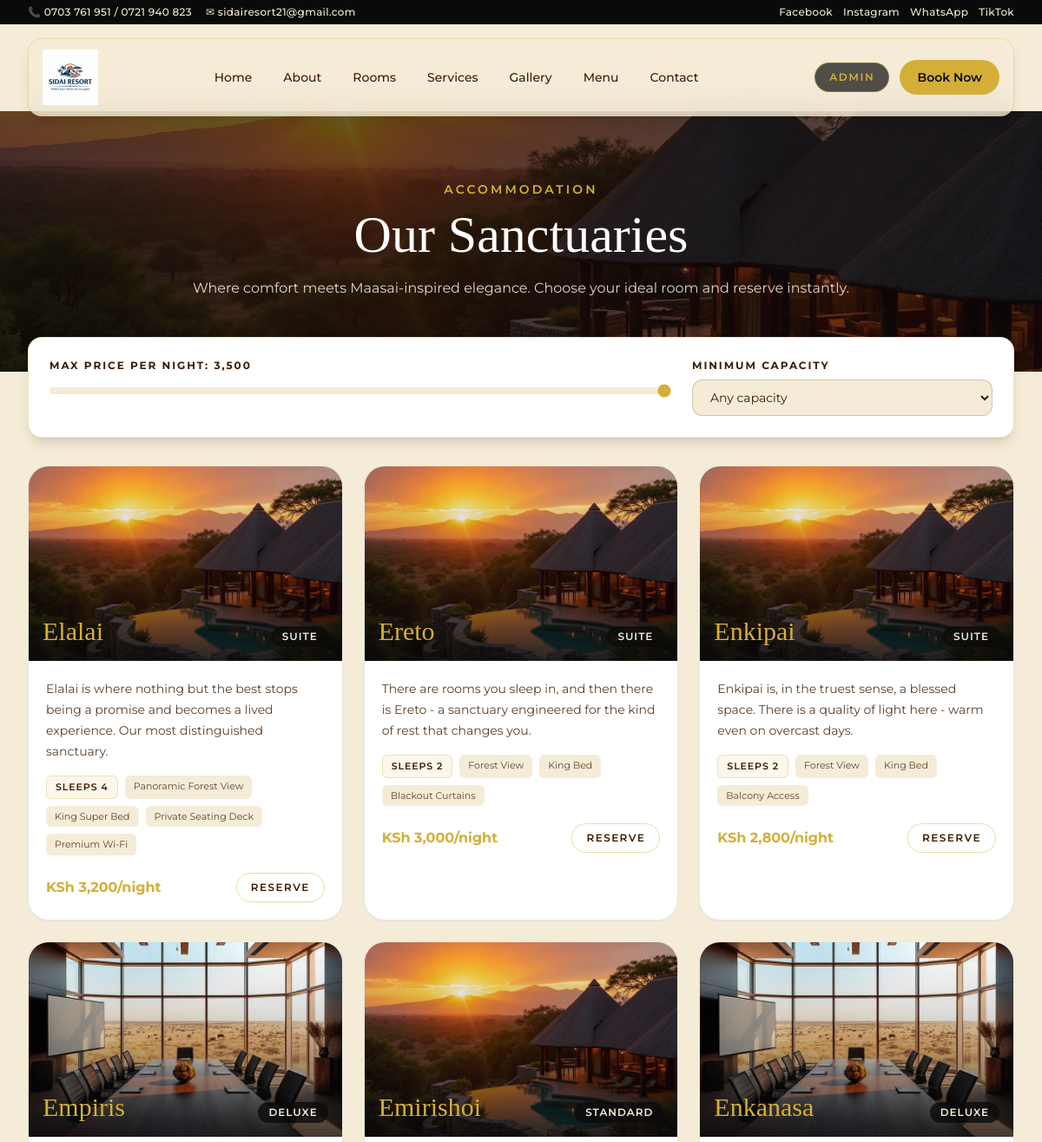
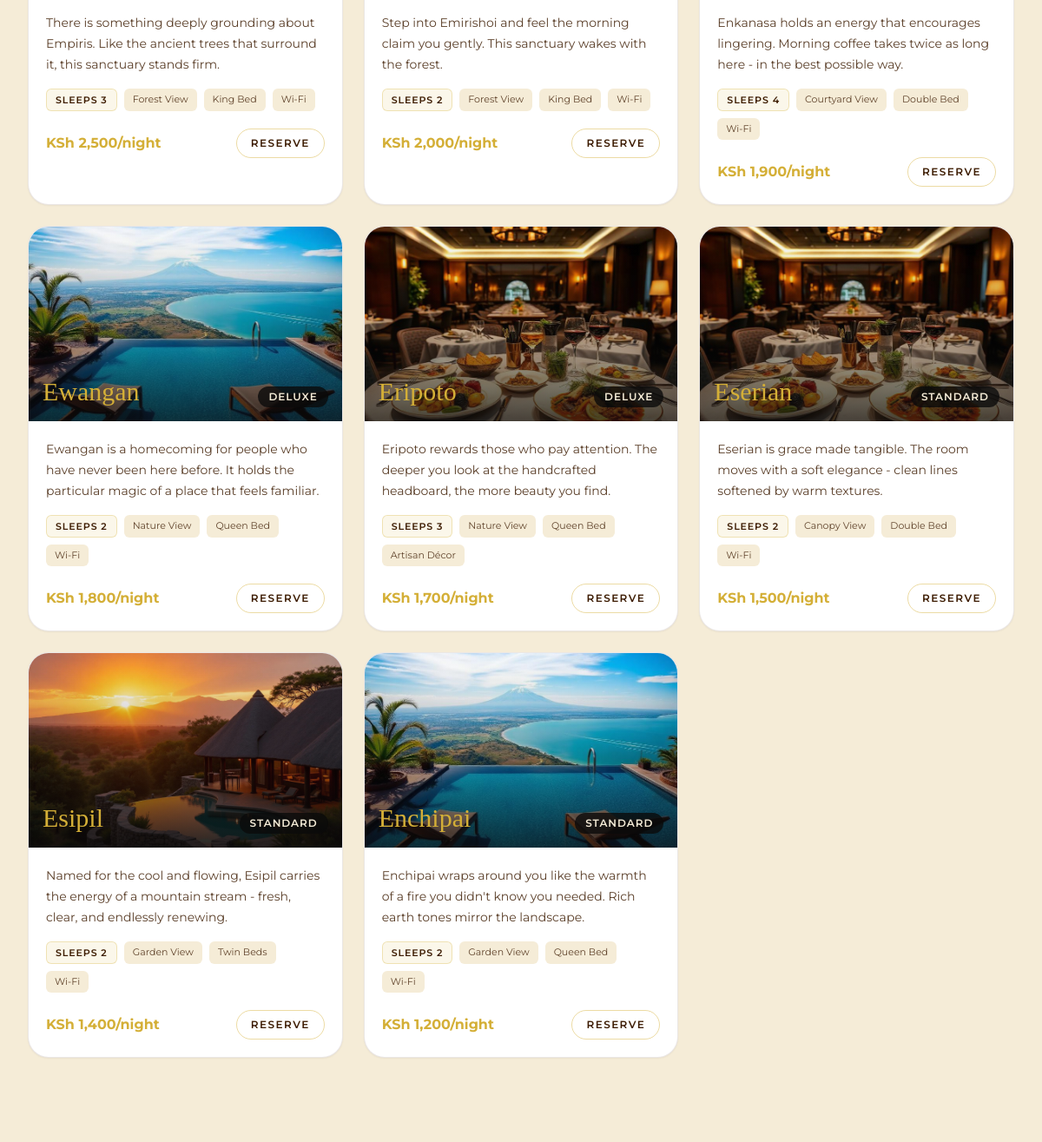
Before: /rooms.php (upper part) with the older database file (2 pictures, top to bottom).
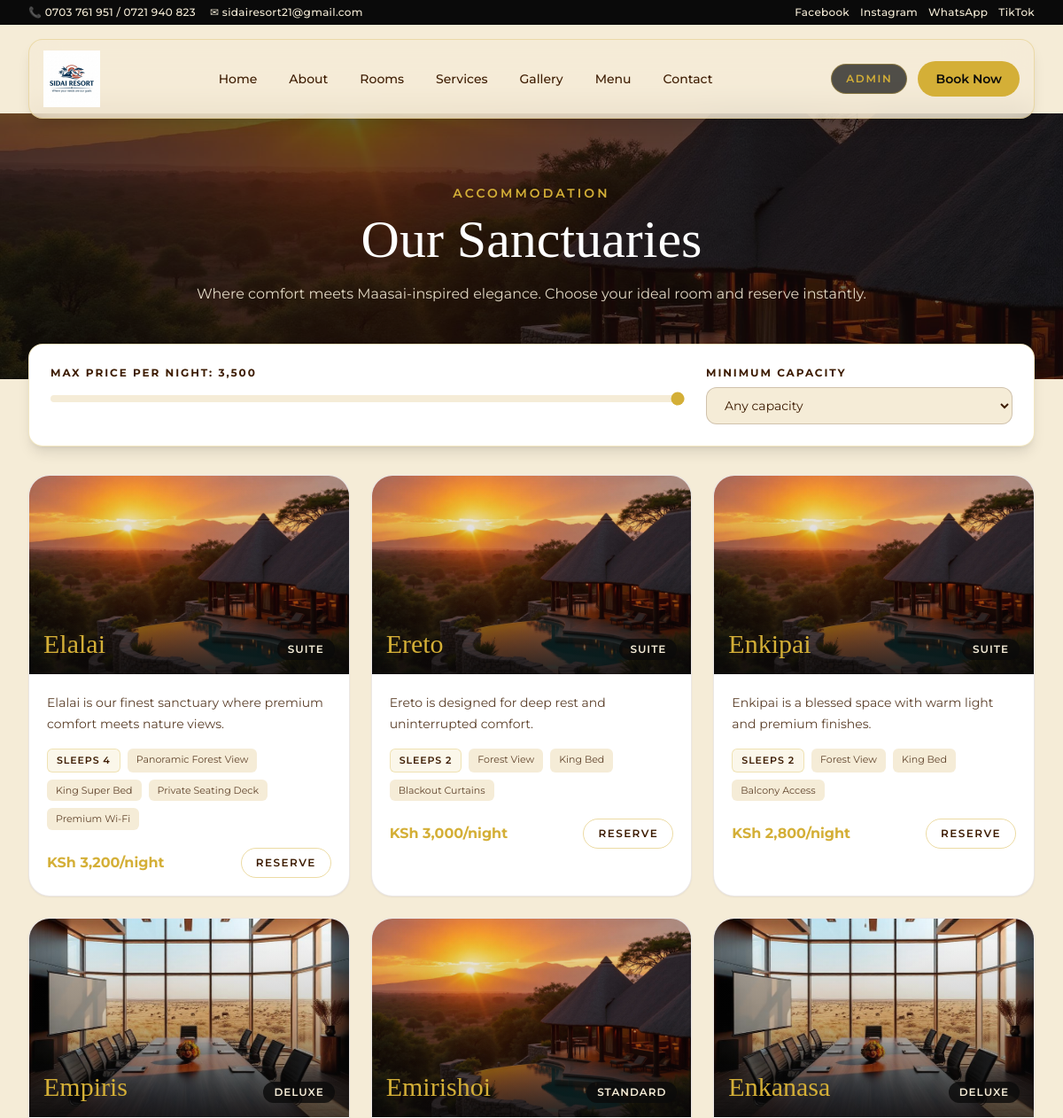
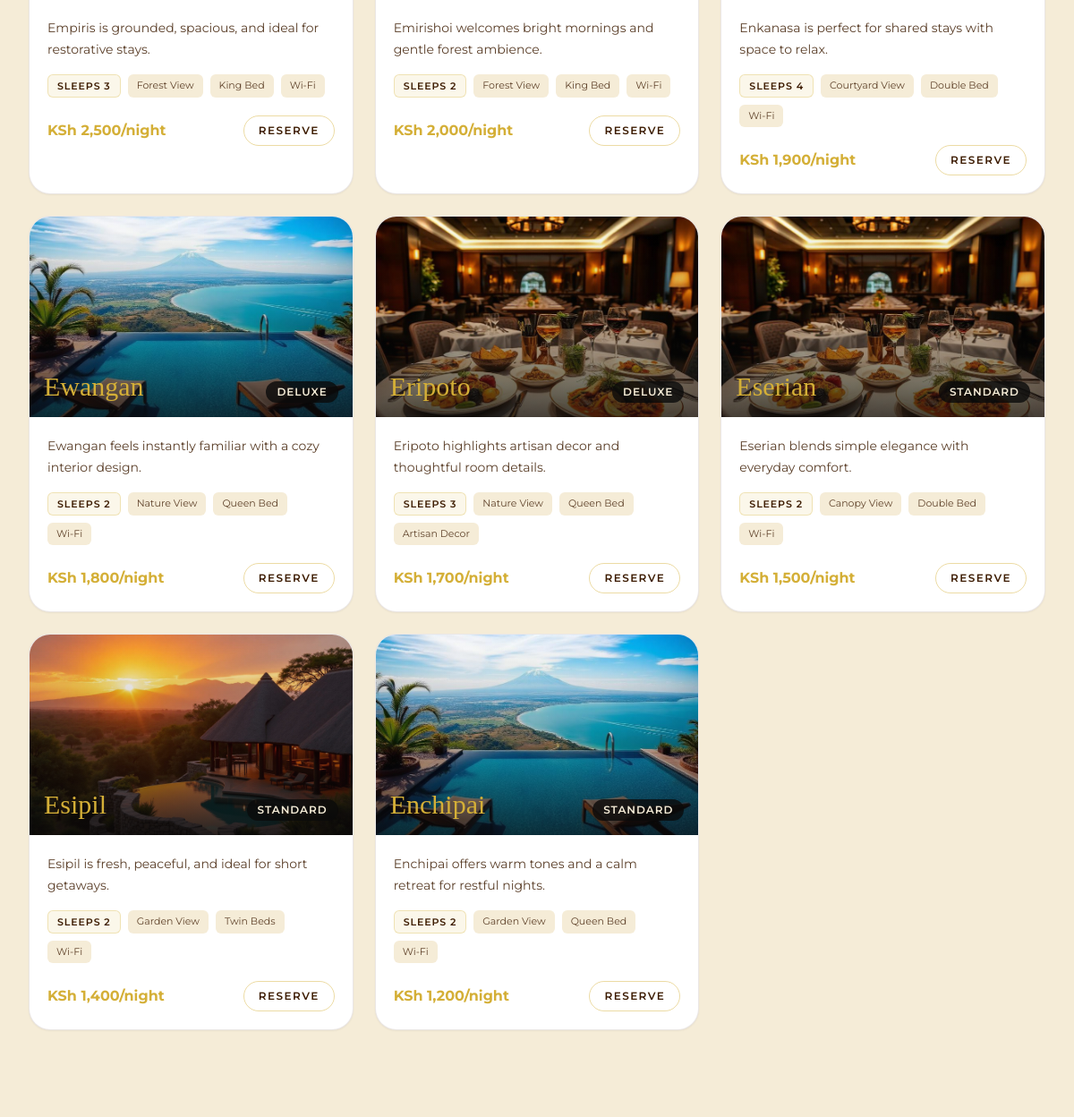
After: the same page with the newer database file (2 pictures, top to bottom).
### tables this page shows
CREATE TABLE IF NOT EXISTS rooms (
  id INT UNSIGNED AUTO_INCREMENT PRIMARY KEY,
  room_number VARCHAR(20) NOT NULL UNIQUE,
  name VARCHAR(100) NOT NULL,
  type ENUM('standard','deluxe','suite','pool_villa','honeymoon') NOT NULL,
  capacity INT NOT NULL DEFAULT 2,
  price_per_night DECIMAL(10,2) NOT NULL,
  discount_percentage DECIMAL(5,2) NOT NULL DEFAULT 0,
  description TEXT,
  amenities JSON,
  is_available TINYINT(1) NOT NULL DEFAULT 1,
  images JSON,
  created_at TIMESTAMP NOT NULL DEFAULT CURRENT_TIMESTAMP,
  updated_at TIMESTAMP NOT NULL DEFAULT CURRENT_TIMESTAMP ON UPDATE CURRENT_TIMESTAMP,
  KEY idx_rooms_type (type),
  KEY idx_rooms_available (is_available)
);

### app/config/constants.php (called while the page is built, shortened)
<?php declare(strict_types=1);
if (!function_exists('safe_html')) {
    function safe_html(mixed $value): string
    {
        return htmlspecialchars((string)$value, ENT_QUOTES, 'UTF-8');
    }
}

### app/includes/autoload.php (called while the page is built, shortened)
<?php declare(strict_types=1);
spl_autoload_register(static function (string $class): void {
    $prefix = 'App\\';
    $relative = substr($class, strlen($prefix));
    $segments = explode('\\', $relative);
    if (isset($segments[0])) {
        $segments[0] = strtolower($segments[0]);
    }
    $path = dirname(__DIR__) . '/' . implode('/', $segments) . '.php';
});

### app/core/Database.php (called while the page is built, shortened)
<?php declare(strict_types=1);
final class Database
{
    private static ?self $instance = null;
    private PDO $pdo;
    private function __construct()
    {
        try {
            $this->pdo = new PDO(
                DB_DSN,
                DB_USER,
                DB_PASSWORD,
                [
                    PDO::ATTR_ERRMODE => PDO::ERRMODE_EXCEPTION,
                    PDO::ATTR_DEFAULT_FETCH_MODE => PDO::FETCH_ASSOC,
                    PDO::ATTR_EMULATE_PREPARES => false,
                ]
            );
            $this->pdo->exec("SET time_zone = '+03:00'");
        } catch (PDOException $exception) {
            log_error('Database connection failed.', $exception);
            throw new RuntimeException('A database connection error occurred.');
        }
    }
    public static function getInstance(): self
    {
        if (self::$instance === null) {
            self::$instance = new self();
        }
        return self::$instance;
    }
    public function query(string $sql, array $params = []): \PDOStatement
    {
        try {
            $statement = $this->pdo->prepare($sql);
            $statement->execute();
            return $statement;
        } catch (PDOException $exception) {
            log_error('Database query failed.', $exception);
            throw $exception;
        }
    }
    public function queryAll(string $sql, array $params = []): array
    {
        return $this->query($sql, $params)->fetchAll();
    }
}

### public/rooms.php (the view, shortened to what this page needs)
<?php declare(strict_types=1);
require_once dirname(__DIR__) . '/app/includes/init.php';
$roomImageMap = [
    'elalai' => '/assets/images/hero-sunset.jpg',
    'emirishoi' => '/assets/images/hero-section.jpg',
    'enchipai' => '/assets/images/swimming-pool.jpg',
    'eserian' => '/assets/images/dining.jpg',
    'empiris' => '/assets/images/conferencing.jpg',
    'ewangan' => '/assets/images/pool-lounge.jpg',
    'enkanasa' => '/assets/images/conference-suite.jpg',
    'esipil' => '/assets/images/hero-section.jpg',
    'enkipai' => '/assets/images/hero-sunset.jpg',
    'eripoto' => '/assets/images/dining-signature.jpg',
    'ereto' => '/assets/images/hero-sunset.jpg',
];
$rooms = [];
try {
    $database = Database::getInstance();
    $rooms = $database->queryAll(
        'SELECT id, name, description, capacity, price_per_night, type, amenities
         FROM rooms
         WHERE is_available = 1
         ORDER BY price_per_night DESC, name ASC'
    );
} catch (Throwable $exception) {
    log_error('Failed loading rooms list.', $exception);
    $loadNotice = 'Live room inventory is currently unavailable. Showing curated room highlights.';
}
$normalizedRooms = [];
$maxPrice = 0.0;
foreach ($rooms as $index => $room) {
    $name = trim((string)($room['name'] ?? 'Sidai Room'));
    $slug = strtolower(preg_replace('/[^a-z0-9]+/i', '-', $name) ?? 'room-' . $index);
    $imageKey = strtolower(preg_replace('/[^a-z0-9]+/i', '', $name) ?? '');
    $image = $roomImageMap[$imageKey] ?? '/assets/images/hero-section.jpg';
    $price = (float)($room['price_per_night'] ?? 0);
    $capacity = max(1, (int)($room['capacity'] ?? 1));
    $amenitiesRaw = $room['amenities'] ?? '[]';
    $amenities = is_string($amenitiesRaw) ? (json_decode($amenitiesRaw, true) ?: []) : [];
    $maxPrice = max($maxPrice, $price);
    $normalizedRooms[] = [
        'id' => $slug,
        'name' => $name,
        'description' => trim((string)($room['description'] ?? 'Comfortable, elegant and designed for restful stays.')),
        'capacity' => $capacity,
        'price' => $price,
        'type' => (string)($room['type'] ?? 'standard'),
        'image' => $image,
        'amenities' => array_values(array_slice($amenities, 0, 4)),
    ];
}
include APP_PATH . '/includes/head.php';
include APP_PATH . '/includes/header.php';
?>
<main class="pt-28 lg:pt-32 bg-cream pb-20">
    <section class="relative overflow-hidden">
        <div class="absolute inset-0">
            <img src="<?php echo WEB_ROOT; ?>/assets/images/hero-section.jpg" alt="Sidai Resort rooms hero" class="h-full w-full object-cover">
            <div class="absolute inset-0 bg-night/60"></div>
        </div>
        <div class="relative mx-auto max-w-7xl px-4 py-16 text-center sm:px-6 lg:px-8 lg:py-20">
            <p class="text-sm font-semibold uppercase tracking-[0.22em] text-gold">Accommodation</p>
            <h1 class="mt-3 font-display text-5xl text-white sm:text-6xl">Our Sanctuaries</h1>
            <p class="mx-auto mt-4 max-w-3xl text-base leading-8 text-cream/90">Where comfort meets Maasai-inspired elegance. Choose your ideal room and reserve instantly.</p>
        </div>
    </section>
    <section class="mx-auto max-w-7xl px-4 sm:px-6 lg:px-8 -mt-10 relative z-10">
        <div class="rounded-2xl border border-gold/30 bg-white p-5 shadow-lg sm:p-6">
            <div class="grid gap-6 md:grid-cols-3">
                <div class="md:col-span-2">
                    <label for="maxPrice" class="mb-2 block text-xs font-bold uppercase tracking-[0.16em] text-brown">Max Price Per Night: <span id="maxPriceLabel"><?php echo number_format($maxPrice, 0); ?></span></label>
                    <input id="maxPrice" type="range" min="1000" max="<?php echo (int)max(3500, ceil($maxPrice / 100) * 100); ?>" step="100" value="<?php echo (int)max(3500, ceil($maxPrice / 100) * 100); ?>" class="h-2 w-full cursor-pointer appearance-none rounded-lg bg-cream accent-gold">
                </div>
                <div>
                    <label for="minCapacity" class="mb-2 block text-xs font-bold uppercase tracking-[0.16em] text-brown">Minimum Capacity</label>
                    <select id="minCapacity" class="w-full rounded-xl border border-brown/20 bg-cream px-4 py-2.5 text-sm text-brown focus:border-gold focus:outline-none focus:ring-2 focus:ring-gold/40">
                        <option value="1">Any capacity</option>
                    </select>
                </div>
            </div>
        </div>
    </section>
    <section class="mx-auto mt-8 max-w-7xl px-4 sm:px-6 lg:px-8">
        <div id="roomsGrid" class="grid gap-6 sm:grid-cols-2 lg:grid-cols-3">
            <?php foreach ($normalizedRooms as $room): ?>
                <article class="room-card overflow-hidden rounded-3xl border border-brown/10 bg-white shadow-sm" data-price="<?php echo (int)$room['price']; ?>" data-capacity="<?php echo (int)$room['capacity']; ?>">
                    <div class="relative h-56 overflow-hidden">
                        <img src="<?php echo WEB_ROOT . safe_html($room['image']); ?>" alt="<?php echo safe_html($room['name']); ?>" class="h-full w-full object-cover">
                        <div class="absolute inset-0 bg-gradient-to-t from-night/75 via-night/20 to-transparent"></div>
                        <div class="absolute bottom-4 left-4 right-4 flex items-end justify-between gap-3">
                            <h2 class="font-display text-3xl text-gold"><?php echo safe_html($room['name']); ?></h2>
                            <p class="rounded-full bg-night/80 px-3 py-1 text-xs font-semibold uppercase tracking-[0.08em] text-cream"><?php echo safe_html(ucfirst(str_replace('_', ' ', $room['type']))); ?></p>
                        </div>
                    </div>
                    <div class="flex min-h-[190px] flex-col p-5">
                        <p class="text-sm leading-6 text-brown/85"><?php echo safe_html($room['description']); ?></p>
                        <div class="mt-4 flex flex-wrap gap-2">
                            <span class="rounded-md border border-gold/30 bg-gold/10 px-2.5 py-1 text-[11px] font-semibold uppercase tracking-[0.08em] text-brown">Sleeps <?php echo (int)$room['capacity']; ?></span>
                            <?php foreach ($room['amenities'] as $amenity): ?>
                                <span class="rounded-md bg-cream px-2.5 py-1 text-[11px] text-brown/80"><?php echo safe_html((string)$amenity); ?></span>
                            <?php endforeach; ?>
                        </div>
                        <div class="mt-5 flex items-center justify-between gap-3">
                            <p class="text-base font-bold text-gold">KSh <?php echo number_format((float)$room['price'], 0); ?>/night</p>
                            <a href="<?php echo WEB_ROOT; ?>/booking?type=room&room=<?php echo rawurlencode($room['name']); ?>" class="inline-flex items-center rounded-full border border-gold/45 px-4 py-2 text-xs font-semibold uppercase tracking-[0.12em] text-brown transition hover:bg-gold hover:text-night">Reserve</a>
                        </div>
                    </div>
                </article>
            <?php endforeach; ?>
        </div>
    </section>
</main>
<?php include APP_PATH . '/includes/footer.php'; ?>

### app/includes/head.php (shortened to what this page needs)
?><!doctype html>
<html lang="en">
<head>
    <script src="https://cdn.tailwindcss.com"></script>
    <link rel="stylesheet" href="https://cdnjs.cloudflare.com/ajax/libs/aos/2.3.4/aos.css">
    <link rel="stylesheet" href="https://cdn.jsdelivr.net/npm/swiper@11/swiper-bundle.min.css">
    <link rel="stylesheet" href="https://cdn.jsdelivr.net/npm/glightbox/dist/css/glightbox.min.css">
    <link rel="stylesheet" href="https://cdn.jsdelivr.net/npm/flatpickr/dist/flatpickr.min.css">
    <link rel="preload" href="<?php echo WEB_ROOT; ?>/assets/css/app.css" as="style" onload="this.onload=null;this.rel='stylesheet'">
</head>
<body class="critical-shell font-sans text-brown antialiased" data-page-transition>

### app/includes/header.php (shortened to what this page needs)
<?php declare(strict_types=1);
$currentPath = parse_url($_SERVER['REQUEST_URI'] ?? '/', PHP_URL_PATH) ?: '/';
$navItems = [
    ['label' => 'Home', 'href' => WEB_ROOT . '/'],
    ['label' => 'About', 'href' => WEB_ROOT . '/about'],
    ['label' => 'Rooms', 'href' => WEB_ROOT . '/rooms'],
    ['label' => 'Services', 'href' => WEB_ROOT . '/services'],
    ['label' => 'Gallery', 'href' => WEB_ROOT . '/about#gallery'],
    ['label' => 'Menu', 'href' => WEB_ROOT . '/menu'],
    ['label' => 'Contact', 'href' => WEB_ROOT . '/contact'],
];
$isActive = static function (string $href) use ($currentPath): bool {
    $hrefPath = parse_url($href, PHP_URL_PATH) ?: $href;
    if ($hrefPath === '/') {
        return $currentPath === '/' || $currentPath === WEB_ROOT . '/';
    }
    $normalizedHref = preg_replace('/\.php$/', '', $hrefPath) ?: $hrefPath;
    return $currentPath === $normalizedHref || $currentPath === $hrefPath;
};
?>
<header id="site-header" x-data="{ mobileOpen: false }" class="fixed top-0 inset-x-0 z-50 transition-all duration-300">
    <div class="hidden md:block bg-night text-cream py-1.5 px-4 sm:px-6 lg:px-8 text-xs font-medium tracking-wide">
        <div class="mx-auto max-w-7xl flex items-center justify-between">
            <div class="flex items-center gap-4">
                <span>📞 0703 761 951 / 0721 940 823</span>
                <span>✉ sidairesort21@gmail.com</span>
            </div>
            <div class="flex items-center gap-3">
                <a href="https://facebook.com/SidaiResort" target="_blank" rel="noopener noreferrer" class="hover:text-gold transition-colors">Facebook</a>
                <a href="https://instagram.com/SidaiResort" target="_blank" rel="noopener noreferrer" class="hover:text-gold transition-colors">Instagram</a>
                <a href="https://wa.me/254703761951" target="_blank" rel="noopener noreferrer" class="hover:text-gold transition-colors">WhatsApp</a>
                <a href="https://tiktok.com/@SidaiResort" target="_blank" rel="noopener noreferrer" class="hover:text-gold transition-colors">TikTok</a>
            </div>
        </div>
    </div>
    <div class="mx-auto max-w-7xl px-3 sm:px-6 lg:px-8">
        <nav class="mt-3 sm:mt-4 rounded-2xl border border-gold/30 bg-cream/70 px-3 sm:px-4 py-2.5 sm:py-3 backdrop-blur-lg shadow-lg" aria-label="Primary">
            <div class="flex items-center justify-between gap-2 sm:gap-4">
                <a href="<?php echo WEB_ROOT; ?>/" class="site-logo flex items-center gap-2 sm:gap-3 min-w-0" aria-label="Sidai Resort Home">
                    <picture>
                        <source media="(prefers-color-scheme: dark)" srcset="<?php echo WEB_ROOT; ?>/assets/images/sidai-logo-white.png">
                        <img src="<?php echo WEB_ROOT; ?>/assets/images/sidai-logo.png" alt="Sidai Resort — Where your needs are our goals" class="h-12 md:h-16 w-auto object-contain">
                    </picture>
                </a>
                <div class="hidden lg:flex items-center gap-1" id="desktop-nav-links">
                    <?php foreach ($navItems as $item): ?>
                        <a
                            href="<?php echo safe_html($item['href']); ?>"
                            class="header-link rounded-full px-4 py-2 text-sm font-medium transition-colors <?php echo $isActive($item['href']) ? 'text-gold bg-night/80' : 'text-brown hover:text-gold hover:bg-night/70'; ?>"
                        >
                            <?php echo safe_html($item['label']); ?>
                        </a>
                    <?php endforeach; ?>
                </div>
                <div class="hidden lg:flex items-center gap-2">
                    <a href="<?php echo WEB_ROOT; ?>/admin/login.php" class="inline-flex items-center rounded-full border border-gold/40 bg-night/70 px-4 py-2 text-xs font-semibold uppercase tracking-[0.14em] text-gold hover:bg-night transition-colors">
                        Admin
                    </a>
                    <a href="<?php echo WEB_ROOT; ?>/booking" class="ml-1 inline-flex items-center rounded-full bg-gold px-5 py-2.5 text-sm font-semibold text-night hover:bg-gold-light transition-colors">Book Now</a>
                </div>
            </div>
        </nav>
    </div>
</header>

### app/includes/footer.php (shortened to what this page needs)
</body>
</html>

### public/assets/css/app.css (style rules this page uses)
:root { --gold: #D4AF37; --gold-light: #F0D060; --gold-dark: #A08020; --forest: #1A4D2E; --earth: #8B2500; --cream: #F5ECD7; --cream-dark: #E8D5B5; --brown: #3D1C02; --safari: #1E6FAC; --night: #0A0A0A; }
* { box-sizing: border-box; }
html, body { margin: 0; padding: 0; }
body { background: var(--cream); color: var(--brown); -webkit-text-size-adjust: 100%; -webkit-tap-highlight-color: transparent; overflow-x: hidden; }
main { min-height: 60dvh; }
img { max-width: 100%; height: auto; }

### app/includes/head.php (style rules this page uses)
:root { color-scheme: light; }
body { margin: 0; background: #F5ECD7; }
.critical-shell { min-height: 100dvh; }

Changed rows visible on the page:
changed rooms "Elalai": description "Elalai is where nothing but the best stops being a promise and becomes a lived experience. Our most distinguished sanctuary." → "Elalai is our finest sanctuary where premium comfort meets nature views."
changed rooms "Ereto": description "There are rooms you sleep in, and then there is Ereto - a sanctuary engineered for the kind of rest that changes you." → "Ereto is designed for deep rest and uninterrupted comfort."
changed rooms "Enkipai": description "Enkipai is, in the truest sense, a blessed space. There is a quality of light here - warm even on overcast days." → "Enkipai is a blessed space with warm light and premium finishes."
changed rooms "Empiris": description "There is something deeply grounding about Empiris. Like the ancient trees that surround it, this sanctuary stands firm." → "Empiris is grounded, spacious, and ideal for restorative stays."
changed rooms "Emirishoi": description "Step into Emirishoi and feel the morning claim you gently. This sanctuary wakes with the forest." → "Emirishoi welcomes bright mornings and gentle forest ambience."
changed rooms "Enkanasa": description "Enkanasa holds an energy that encourages lingering. Morning coffee takes twice as long here - in the best possible way." → "Enkanasa is perfect for shared stays with space to relax."
changed rooms "Ewangan": description "Ewangan is a homecoming for people who have never been here before. It holds the particular magic of a place that feels familiar." → "Ewangan feels instantly familiar with a cozy interior design."
changed rooms "Eripoto": description "Eripoto rewards those who pay attention. The deeper you look at the handcrafted headboard, the more beauty you find." → "Eripoto highlights artisan decor and thoughtful room details."
changed rooms "Eserian": description "Eserian is grace made tangible. The room moves with a soft elegance - clean lines softened by warm textures." → "Eserian blends simple elegance with everyday comfort."
changed rooms "Esipil": description "Named for the cool and flowing, Esipil carries the energy of a mountain stream - fresh, clear, and endlessly renewing." → "Esipil is fresh, peaceful, and ideal for short getaways."
changed rooms "Enchipai": description "Enchipai wraps around you like the warmth of a fire you didn't know you needed. Rich earth tones mirror the landscape." → "Enchipai offers warm tones and a calm retreat for restful nights."
Other visible differences:
new list line: "Artisan Decor"
list line gone: "Artisan Décor"
